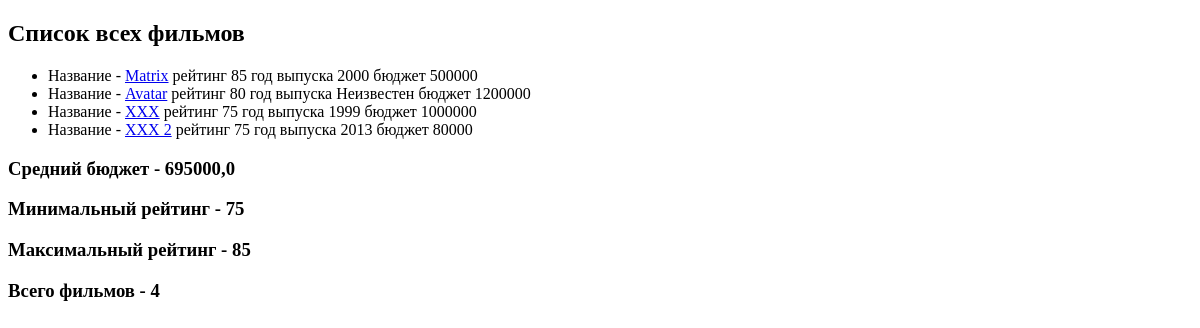
The app's page /, older data.
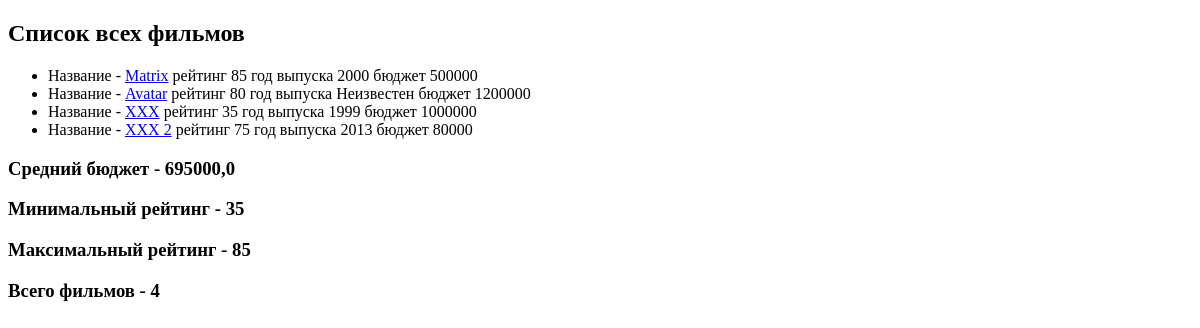
The same page, newer data.
### movie_app/models.py (models this page shows, shortened)
class Movie(models.Model):
    EUR = 'EUR'
    USD = 'USD'
    RUB = 'RUB'
    CURRENCY_CHOICES = [
        (EUR, 'Euro'),
        (USD, 'Dollar'),
        (RUB , 'Rubles'),
    ]
    name = models.CharField(max_length=40)
    rating = models.IntegerField(validators=[MinValueValidator(1), MaxValueValidator(100)])
    year = models.IntegerField(null=True, blank=True)
    budget = models.IntegerField(default=1000000, blank=True, validators=[MinValueValidator(1)])
    currency = models.CharField(max_length=3, choices=CURRENCY_CHOICES, default='R')
    slug = models.SlugField(default='', null=False, db_index=True)
    director = models.CharField(max_length=100, default='Квентин Тарантино')
    def get_url(self):
        return reverse('movie-detail', args=[self.slug])

### movie_app/views.py (the view)
# urls.py: path('', views.show_all_movie),
def show_all_movie(request):
    movies = Movie.objects.annotate(
        true_bool=Value(True),
        false_bool=Value(False),
        str_field=Value('Hello'),
        int_field=Value(3),
        new_budjet=F('budget') + 100,
    )
    agg = movies.aggregate(Avg('budget'), Max('rating'), Min('rating'), Count('id'))
    return render(request, 'movie_app/all_movie.html', {
        'movies': movies,
        'agg': agg,
        'count': movies.count()
    })

### movie_app/templates/movie_app/all_movie.html (shortened to what this page needs)
{% extends 'movie_app/base.html'%}
{% block content %}
    <h2>Список всех фильмов</h2>
    <ul>
        {% for movie in movies %}
            <li>Название - <a href="{{ movie.get_url }}">{{movie.name}}</a>  рейтинг {{movie.rating}}
                год выпуска {{movie.year|default:"Неизвестен"}}
                бюджет {{movie.budget}}
            </li>
        {% endfor %}
    </ul>
    <h3>Средний бюджет - {{ agg.budget__avg }}</h3>
    <h3>Минимальный рейтинг - {{ agg.rating__min }}</h3>
    <h3>Максимальный рейтинг - {{ agg.rating__max }}</h3>
    <h3>Всего фильмов  - {{ count }}</h3>
{% endblock %}

### movie_app/templates/movie_app/base.html (shortened to what this page needs)
<!DOCTYPE html>
<html lang="en">
<head>
</head>
<body>
    {% block content %} {% endblock %}
</body>
</html>

Row changes from the older to the newer data that the page shows:
changed Movie "XXX": rating "75" → "35"
Text that changed along with them:
{{ agg.rating__min }}: "75" → "35"
